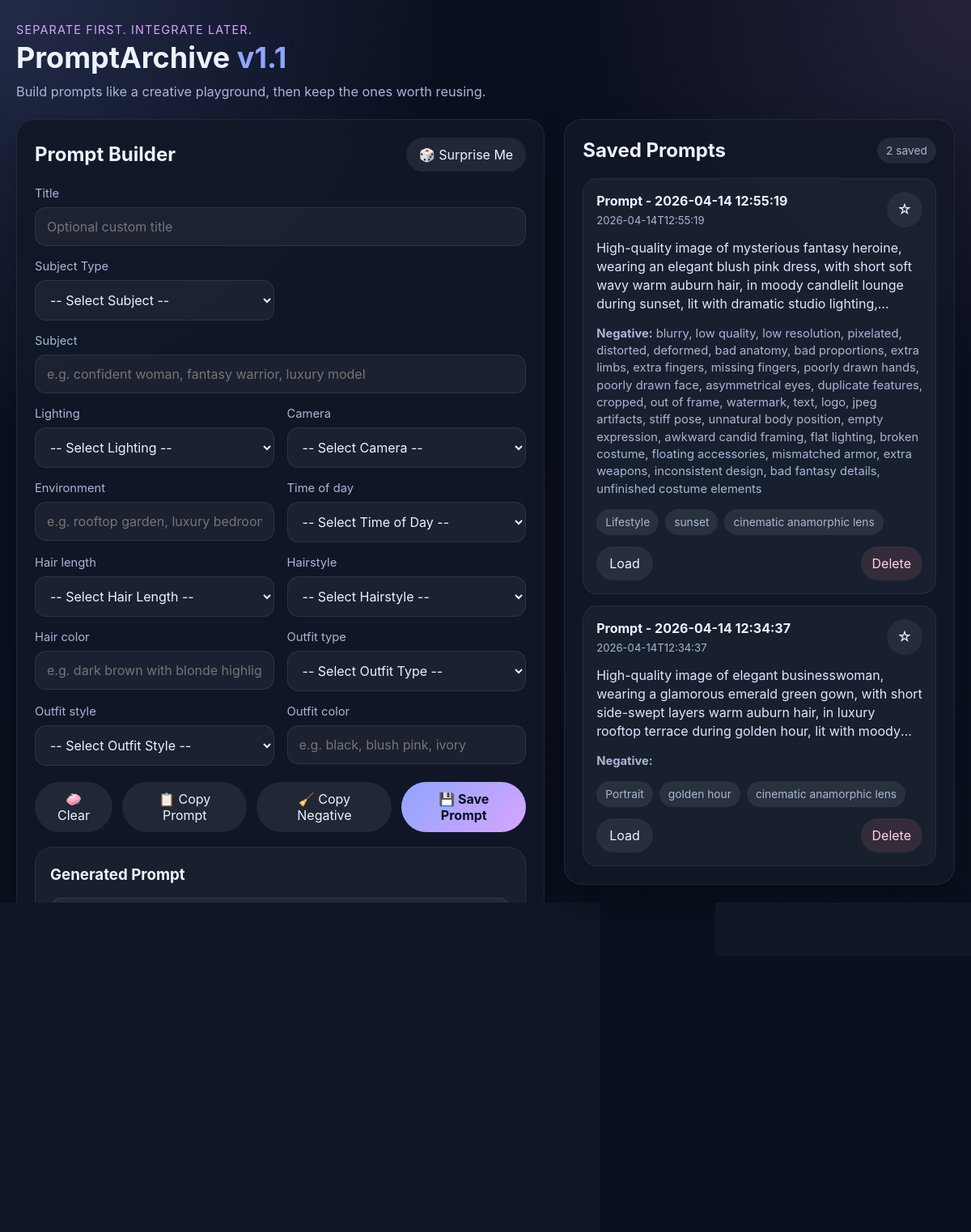
The page / on the database its author committed.
### tables this page shows
CREATE TABLE prompts (
                id INTEGER PRIMARY KEY AUTOINCREMENT,
                title TEXT NOT NULL,
                subject TEXT NOT NULL,
                lighting TEXT NOT NULL,
                camera TEXT NOT NULL,
                environment TEXT NOT NULL,
                time_of_day TEXT NOT NULL,
                hair_length TEXT NOT NULL,
                hair_style TEXT NOT NULL,
                hair_color TEXT NOT NULL,
                outfit_type TEXT NOT NULL,
                outfit_style TEXT NOT NULL,
                outfit_color TEXT NOT NULL,
                generated_prompt TEXT NOT NULL,
                is_favorite INTEGER NOT NULL DEFAULT 0,
                created_at TEXT NOT NULL
            , subject_type TEXT NOT NULL DEFAULT 'Portrait', negative_prompt TEXT NOT NULL DEFAULT '');

### app.py (the view)
@app.route("/")
def index():
    with get_db_connection() as conn:
        prompts = conn.execute(
            """
            SELECT *
            FROM prompts
            ORDER BY is_favorite DESC, id DESC
            """
        ).fetchall()
    return render_template("index.html", prompts=prompts)

### app.py (called while the page is built)
def get_db_connection() -> sqlite3.Connection:
    conn = sqlite3.connect(DB_PATH)
    conn.row_factory = sqlite3.Row
    return conn

### templates/index.html (shortened to what this page needs)
<!DOCTYPE html>
<html lang="en">
<head>
    <link rel="stylesheet" href="{{ url_for('static', filename='styles.css') }}">
</head>
<body>
    <div class="page-shell">
        <header class="topbar">
            <div>
                <p class="eyebrow">Separate first. Integrate later.</p>
                <h1>PromptArchive <span>v1.1</span></h1>
                <p class="subhead">Build prompts like a creative playground, then keep the ones worth reusing.</p>
            </div>
        </header>
        <main class="main-grid">
            <section class="panel builder-panel">
                <div class="panel-header">
                    <h2>Prompt Builder</h2>
                    <button type="button" id="surpriseBtn" class="ghost-btn">🎲 Surprise Me</button>
                </div>
                <form id="promptForm" method="post" action="{{ url_for('save_prompt') }}">
                    <div class="form-grid">
                        <div class="field full">
                            <label for="title">Title</label>
                            <input type="text" id="title" name="title" placeholder="Optional custom title">
                        </div>
                        <div class="field">
                            <label for="subject_type">Subject Type</label>
                            <select id="subject_type" name="subject_type">
                                <option value="">-- Select Subject --</option>
                            </select>
                        </div>
                        <div class="field full">
                            <label for="subject">Subject</label>
                            <input type="text" id="subject" name="subject" placeholder="e.g. confident woman, fantasy warrior, luxury model" required>
                        </div>
                        <div class="field">
                            <label for="lighting">Lighting</label>
                            <select id="lighting" name="lighting">
                                <option value="">-- Select Lighting --</option>
                            </select>
                        </div>
                        <div class="field">
                            <label for="camera">Camera</label>
                            <select id="camera" name="camera">
                                <option value="">-- Select Camera --</option>
                            </select>
                        </div>
                        <div class="field">
                            <label for="environment">Environment</label>
                            <input type="text" id="environment" name="environment" placeholder="e.g. rooftop garden, luxury bedroom, beach boardwalk">
                        </div>
                        <div class="field">
                            <label for="time_of_day">Time of day</label>
                            <select id="time_of_day" name="time_of_day">
                                <option value="">-- Select Time of Day --</option>
                            </select>
                        </div>
                        <div class="field">
                            <label for="hair_length">Hair length</label>
                            <select id="hair_length" name="hair_length">
                                <option value="">-- Select Hair Length --</option>
                            </select>
                        </div>
                        <div class="field">
                            <label for="hair_style">Hairstyle</label>
                            <select id="hair_style" name="hair_style">
                                <option value="">-- Select Hairstyle --</option>
                            </select>
                        </div>
                        <div class="field">
                            <label for="hair_color">Hair color</label>
                            <input type="text" id="hair_color" name="hair_color" placeholder="e.g. dark brown with blonde highlights">
                        </div>
                        <div class="field">
                            <label for="outfit_type">Outfit type</label>
                            <select id="outfit_type" name="outfit_type">
                                <option value="">-- Select Outfit Type --</option>
                            </select>
                        </div>
                        <div class="field">
                            <label for="outfit_style">Outfit style</label>
                            <select id="outfit_style" name="outfit_style">
                                <option value="">-- Select Outfit Style --</option>
                            </select>
                        </div>
                        <div class="field">
                            <label for="outfit_color">Outfit color</label>
                            <input type="text" id="outfit_color" name="outfit_color" placeholder="e.g. black, blush pink, ivory">
                        </div>
                    </div>
                    <div class="actions">
                        <button type="button" id="clearBtn" class="ghost-btn">🧼 Clear</button>
                        <button type="button" id="copyBtn" class="ghost-btn">📋 Copy Prompt</button>
                        <button type="button" id="copyNegativeBtn" class="ghost-btn">🧹 Copy Negative</button>
                        <button type="submit" class="primary-btn">💾 Save Prompt</button>
                    </div>
                    <section class="output-panel">
                        <div class="output-header">
                            <h3>Generated Prompt</h3>
                        </div>
                        <textarea id="generatedPrompt" readonly></textarea>
                    </section>
                    <section class="output-panel">
                        <div class="output-header">
                            <h3>Generated Negative Prompt</h3>
                        </div>
                        <textarea id="generatedNegativePrompt" readonly></textarea>
                    </section>
                </form>
            </section>
            <section class="panel saved-panel">
                <div class="panel-header">
                    <h2>Saved Prompts</h2>
                    <span class="count-pill">{{ prompts|length }} saved</span>
                </div>
                <div class="saved-list">
                    {% if prompts %}
                        {% for prompt in prompts %}
                            <article class="prompt-card {% if prompt['is_favorite'] %}favorite{% endif %}">
                                <div class="card-top">
                                    <div>
                                        <h3>{{ prompt["title"] }}</h3>
                                        <p class="timestamp">{{ prompt["created_at"] }}</p>
                                    </div>
                                    <button
                                        type="button"
                                        class="icon-btn favorite-toggle"
                                        data-id="{{ prompt['id'] }}"
                                        aria-label="Toggle favorite"
                                    >
                                        {% if prompt["is_favorite"] %}⭐{% else %}☆{% endif %}
                                    </button>
                                </div>
                                <p class="snippet">{{ prompt["generated_prompt"] }}</p>
                                <p class="negative-snippet"><strong>Negative:</strong> {{ prompt["negative_prompt"] }}</p>
                                <div class="chip-row">
                                    <span class="chip">{{ prompt["subject_type"] }}</span>
                                    <span class="chip">{{ prompt["time_of_day"] }}</span>
                                    <span class="chip">{{ prompt["camera"] }}</span>
                                </div>
                                <div class="card-actions">
                                    <button type="button" class="ghost-btn load-btn" data-id="{{ prompt['id'] }}">Load</button>
                                    <form method="post" action="{{ url_for('delete_prompt', prompt_id=prompt['id']) }}" onsubmit="return confirm('Delete this prompt?');">
                                        <button type="submit" class="danger-btn">Delete</button>
                                    </form>
                                </div>
                            </article>
                        {% endfor %}
                    {% else %}
                        <div class="empty-state">
                            <p>No saved prompts yet.</p>
                            <span>Build one on the left and save your first keeper ✨</span>
                        </div>
                    {% endif %}
                </div>
            </section>
        </main>
    </div>
</body>
</html>

### static/styles.css (style rules this page uses)
:root { --bg: #0b1020; --bg2: #121a31; --panel: rgba(17, 24, 39, 0.9); --panel-border: rgba(255, 255, 255, 0.08); --text: #eef2ff; --muted: #aab5d6; --accent: #8ea5ff; --accent-2: #d7a5ff; --success: #7ef0c2; --danger: #ff8f9f; --chip: rgba(255, 255, 255, 0.08); --shadow: 0 20px 45px rgba(0, 0, 0, 0.28); --radius: 22px; --radius-sm: 14px; --input-bg: rgba(255, 255, 255, 0.05); }
* { box-sizing: border-box; }
body { margin: 0; min-height: 100vh; font-family: Inter, "Segoe UI", Arial, sans-serif; color: var(--text); background: radial-gradient(circle at top left, rgba(142, 165, 255, 0.18), transparent 28%), radial-gradient(circle at top right, rgba(215, 165, 255, 0.12), transparent 24%), linear-gradient(180deg, var(--bg) 0%, #09101d 100%); }
button, input, select, textarea { font: inherit; }
.page-shell { width: min(1440px, calc(100% - 40px)); margin: 0 auto; padding: 28px 0 42px; }
.topbar { margin-bottom: 24px; }
.eyebrow { margin: 0 0 8px; color: var(--accent-2); font-size: 0.9rem; letter-spacing: 0.08em; text-transform: uppercase; }
h1 { margin: 0; font-size: clamp(2rem, 3vw, 3.1rem); line-height: 1.05; }
h1 span { color: var(--accent); }
.subhead { margin: 12px 0 0; max-width: 800px; color: var(--muted); font-size: 1.02rem; }
.main-grid { display: grid; grid-template-columns: 1.15fr 0.85fr; gap: 24px; align-items: start; }
.panel { background: var(--panel); border: 1px solid var(--panel-border); border-radius: var(--radius); box-shadow: var(--shadow); backdrop-filter: blur(14px); }
.builder-panel, .saved-panel { padding: 22px; }
.panel-header, .output-header, .card-top, .card-actions, .actions { display: flex; align-items: center; justify-content: space-between; gap: 12px; }
.panel-header h2, .output-header h3 { margin: 0; }
.form-grid { display: grid; grid-template-columns: repeat(2, minmax(0, 1fr)); gap: 16px; margin-top: 18px; }
.field.full { grid-column: 1 / -1; }
.field label { display: block; margin-bottom: 8px; color: var(--muted); font-size: 0.92rem; }
.field input, .field select, #generatedPrompt, #generatedNegativePrompt { width: 100%; border: 1px solid rgba(255, 255, 255, 0.08); background: var(--input-bg); color: var(--text); border-radius: var(--radius-sm); padding: 13px 14px; outline: none; transition: border-color 0.2s ease, transform 0.15s ease, background 0.2s ease; }
.actions { margin-top: 20px; }
.primary-btn, .ghost-btn, .danger-btn, .icon-btn { border: none; border-radius: 999px; padding: 11px 16px; cursor: pointer; transition: transform 0.15s ease, opacity 0.2s ease, background 0.2s ease; }
.primary-btn { background: linear-gradient(135deg, var(--accent) 0%, var(--accent-2) 100%); color: #08101f; font-weight: 700; }
.ghost-btn { background: rgba(255, 255, 255, 0.07); color: var(--text); }
.danger-btn { background: rgba(255, 143, 159, 0.12); color: #ffd7de; padding-inline: 14px; }
.icon-btn { min-width: 44px; min-height: 44px; padding: 0 12px; background: rgba(255, 255, 255, 0.06); color: var(--text); font-size: 1.1rem; }
.output-panel { margin-top: 18px; padding: 18px; border-radius: var(--radius); background: rgba(255, 255, 255, 0.04); border: 1px solid rgba(255, 255, 255, 0.07); }
#generatedPrompt { margin-top: 12px; min-height: 180px; resize: vertical; line-height: 1.5; }
.copied-pill, .count-pill, .chip { display: inline-flex; align-items: center; gap: 8px; padding: 8px 11px; border-radius: 999px; background: var(--chip); color: var(--muted); font-size: 0.86rem; }
.saved-list { display: grid; gap: 14px; margin-top: 18px; }
.prompt-card { padding: 16px; border-radius: 18px; background: rgba(255, 255, 255, 0.04); border: 1px solid rgba(255, 255, 255, 0.06); }
.prompt-card h3 { margin: 0; font-size: 1rem; }
.timestamp { margin: 6px 0 0; color: var(--muted); font-size: 0.82rem; }
.snippet { margin: 14px 0; color: #dee6ff; line-height: 1.45; display: -webkit-box; -webkit-line-clamp: 4; -webkit-box-orient: vertical; overflow: hidden; }
.chip-row { display: flex; flex-wrap: wrap; gap: 8px; margin-bottom: 14px; }
select { background-color: rgba(20, 28, 48, 0.95); color: var(--text); border: 1px solid rgba(255, 255, 255, 0.1); }
select option { background-color: #121a31; color: #eef2ff; }
.negative-snippet { margin: 0 0 14px; color: var(--muted); line-height: 1.45; font-size: 0.92rem; }

### rows shown on the page
prompts: title "Prompt - 2026-04-14 12:55:19", created_at "2026-04-14T12:55:19", generated_prompt "High-quality image of mysterious fantasy heroine, wearing an elegant blush pink dress, with short soft wavy warm auburn hair, in moody candlelit lounge during sunset, lit with dramatic studio…", negative_prompt "blurry, low quality, low resolution, pixelated, distorted, deformed, bad anatomy, bad proportions, extra limbs, extra fingers, missing fingers, poorly drawn hands, poorly drawn face, asymmetrical eyes, duplicate features, cropped, out of frame, watermark, text, logo, jpeg artifacts, stiff pose, unnatural body position, empty expression, awkward candid framing, flat lighting, broken costume, floating accessories, mismatched armor, extra weapons, inconsistent design, bad fantasy details, unfinished costume elements", subject_type "Lifestyle", time_of_day "sunset", camera "cinematic anamorphic lens"
prompts: title "Prompt - 2026-04-14 12:34:37", created_at "2026-04-14T12:34:37", generated_prompt "High-quality image of elegant businesswoman, wearing a glamorous emerald green gown, with short side-swept layers warm auburn hair, in luxury rooftop terrace during golden hour, lit with…", subject_type "Portrait", time_of_day "golden hour", camera "cinematic anamorphic lens"

### other values the page prints
{{ prompts|length }} "2"
